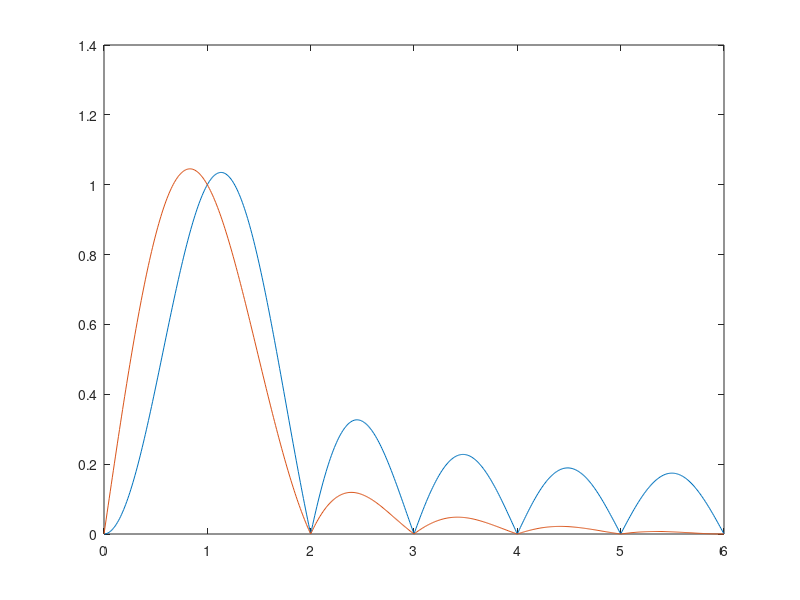

This figure's MATLAB source:
clc
clear all; close all;

f = 60; % base frequency
w0 = 2 * pi * f; % base angular frequency
x = [0:0.01:6]; 
w = x * w0; % angular frequency
N = 12; % number of samples
dT = 1 / (f * N); % sampling period
Hc = 0;
Hs = 0;
for k=1:N % calculating response
    j = (2*k-N-1)/2;
    Hc = Hc+(2/N)*cos(j*w0*dT)*exp(1i*w*dT*j);
    Hs = Hs+(2/N)*sin(j*w0*dT)*exp(1i*w*dT*j);
end
plot(x,abs(Hc),x,abs(Hs)) %plotting response

% x_label = '\omega / \omega_0'; % x axis label
% y_label = 'output / input'; % y axis label
% legend_name = {'Cosine Filter',' Sine Filter'}; % legend names
% 
% 
% figure('Renderer', 'painters', 'Position', [10 10 1000 400])
% plot(x, abs(Hc), '-k', 'LineWidth',1.5)
% hold on
% plot(x, abs(Hs), '-r', 'LineWidth',1.5)
% xlabel(x_label,'FontSize',18,'FontName','Times New Roman')
% ylabel(y_label,'FontSize',18,'FontName','Times New Roman')
% legend (legend_name,'Location','northeast')
% set(gca,'fontsize',16,'Fontname','Times New Roman','GridAlpha',0.5)
% ax = gca;
% 
% ax.XRuler.Axle.LineWidth = 1.5;
% ax.YRuler.Axle.LineWidth = 1.5;
% grid
% grid minor
% saveas(gca,'Cosine_resp.png')